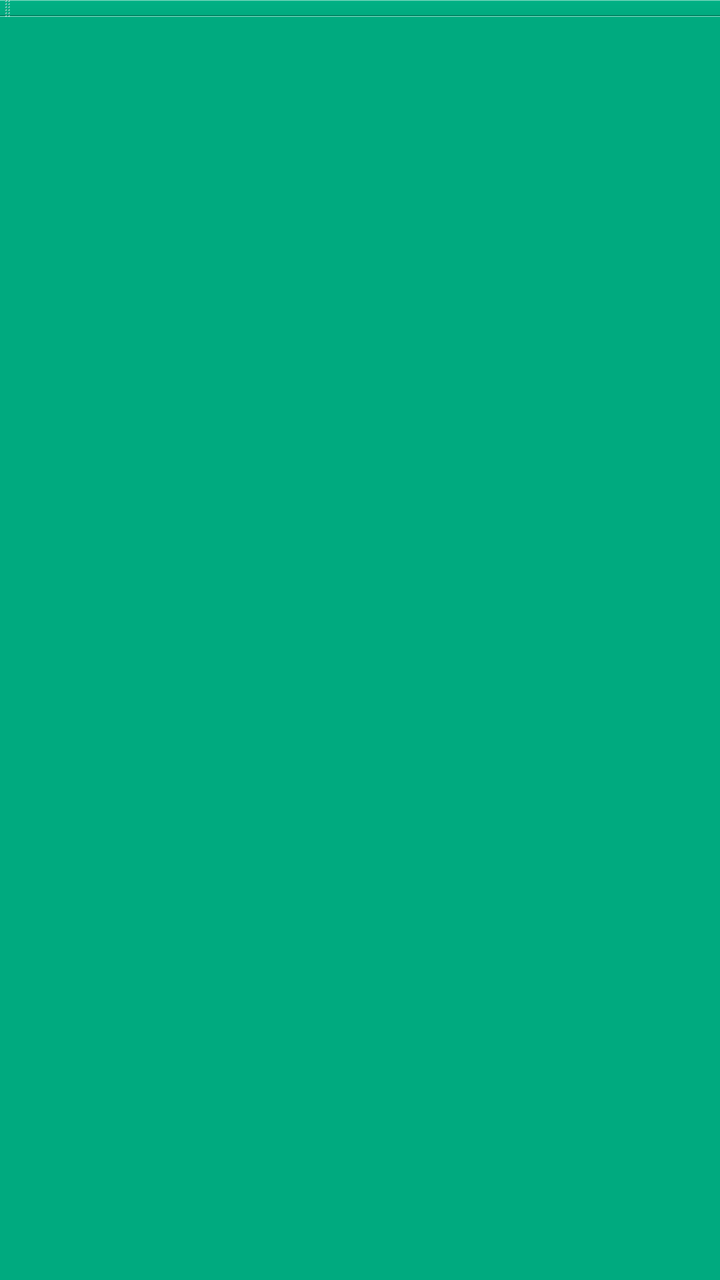
<?xml version="1.0" encoding="UTF-8"?>
<ui version="4.0">
 <class>MainWindow</class>
 <widget class="QMainWindow" name="MainWindow">
  <property name="geometry">
   <rect>
    <x>0</x>
    <y>0</y>
    <width>720</width>
    <height>1280</height>
   </rect>
  </property>
  <property name="minimumSize">
   <size>
    <width>720</width>
    <height>1280</height>
   </size>
  </property>
  <property name="maximumSize">
   <size>
    <width>720</width>
    <height>1280</height>
   </size>
  </property>
  <property name="windowTitle">
   <string>MainWindow</string>
  </property>
  <property name="styleSheet">
   <string notr="true">background-color: rgb(0, 170, 127);</string>
  </property>
  <widget class="QWidget" name="centralWidget"/>
  <widget class="QMenuBar" name="menuBar">
   <property name="geometry">
    <rect>
     <x>0</x>
     <y>0</y>
     <width>720</width>
     <height>31</height>
    </rect>
   </property>
  </widget>
  <widget class="QToolBar" name="mainToolBar">
   <attribute name="toolBarArea">
    <enum>TopToolBarArea</enum>
   </attribute>
   <attribute name="toolBarBreak">
    <bool>false</bool>
   </attribute>
  </widget>
  <widget class="QStatusBar" name="statusBar"/>
 </widget>
 <layoutdefault spacing="6" margin="11"/>
 <resources/>
 <connections/>
</ui>
